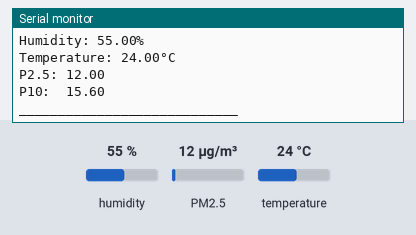
This sketch was run on a simulated ESP32. Parts: the last lines printed to the serial monitor. Inputs (shaded band) come from the test bench; at power-on: humidity 55 %, PM2.5 12 µg/m³, temperature 24 °C. WiFi joins after 1.5 s; servers stay silent unless stated.

Above: at 3.5 s.
3.6 s: humidity set to 22 %
5.1 s: PM2.5 set to 6 µg/m³
At 6.1 s:
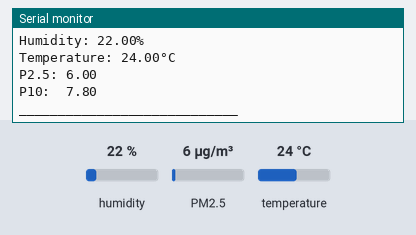
6.6 s: temperature set to 12 °C
8.1 s: PM2.5 set to 75 µg/m³
At 9.2 s:
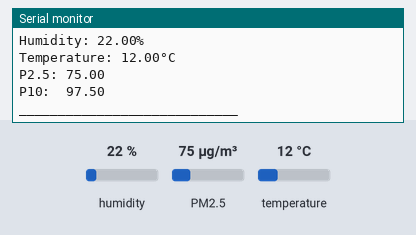
9.6 s: humidity set to 40 %
Timing chart, 0 to 12.1 s (numbered marks = the images above; inputs shaded):
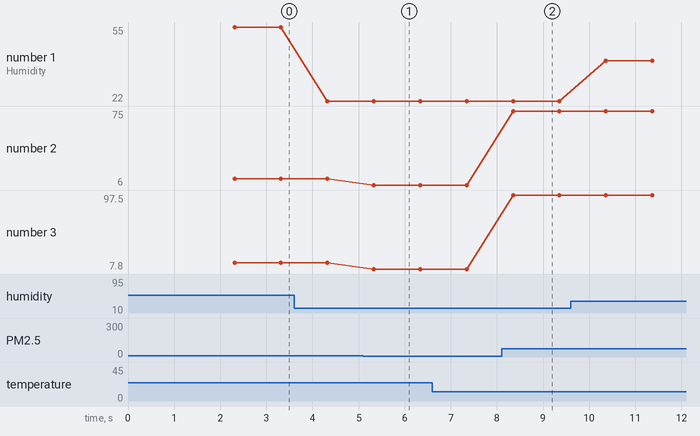

Measured:
- after the input at 5.1 s, the serial monitor: prints a new line after 0.23 s (image 1)
- after the input at 8.1 s, the serial monitor: prints a new line after 0.25 s (image 2)
- plotted number 1: 55 → 22 after the input at 3.6 s, 22 → 40 after the input at 9.6 s
- plotted number 2: 12 → 6 after the input at 5.1 s, 6 → 75 after the input at 8.1 s
- plotted number 3: 15.6 → 7.8 after the input at 5.1 s, 7.8 → 97.5 after the input at 8.1 s

The sketch:

Final_working_without_mail.ino
```cpp
#include <WiFi.h>
#include <WiFiClient.h>
#include <BlynkSimpleEsp32.h>
#include "SDS011.h"
#include "DHT.h"

char auth[] = "38YW7uNne98RK9y42zLXh9Vf8CpmMegp";
char ssid[] = "Mt.";
char pass[] = "vava@2026";

#define DHTTYPE DHT22   // DHT 11
#define DHTPIN 15    // Digital pin connected to the DHT sensor

DHT dht(DHTPIN, DHTTYPE);
SDS011 my_sds;

#ifdef ESP32
HardwareSerial port(2);
#endif

float p10, p25;
int err;

void setup()
{
  Serial.begin(115200);
  WiFi.begin(ssid, pass);
  while (WiFi.status() != WL_CONNECTED)
  {
    delay(1000);
    Serial.println("Connecting to WiFi...");
  }
  Serial.println("Connected to WiFi");
  // Blynk.config(auth);
 Blynk.begin(auth, ssid, pass);

  my_sds.begin(&port);
  dht.begin();
}

void loop()
{
  // Blynk.run();

  // put your main code here, to run repeatedly:
  float h = dht.readHumidity();
  // Read temperature as Celsius (the default)
  float t = dht.readTemperature();
  // Read temperature as Fahrenheit (isFahrenheit = true)
  float f = dht.readTemperature(true);
  Serial.println("Humidity: " + String(h) + "%");
  Serial.println("Temperature: " + String(t) + "°C");
  err = my_sds.read(&p25, &p10);
  Serial.println("P2.5: " + String(p25));
  Serial.println("P10:  " + String(p10));
  Serial.println("____________________________");


  Blynk.virtualWrite(0, h);  // Send humidity data to Virtual Pin 5
  Blynk.virtualWrite(1, t);  // Send temperature data to Virtual Pin 6
  Blynk.virtualWrite(2, p25);  // Send PM2.5 data to Virtual Pin 5
  Blynk.virtualWrite(3, p10);  // Send PM10 data to Virtual Pin 6
  delay(1000);

}
```
